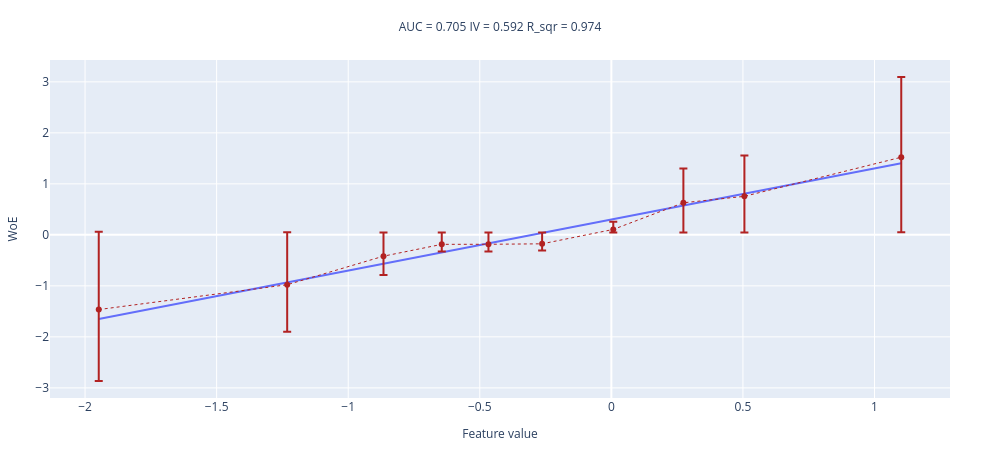

The notebook cell this image was saved under:
### Code cell
train_score = model.decision_function(X_train_scaled)
woe_line(values=train_score, target=y_train.values, n_buckets=10)

### Figure 1 — Plotly figure (JSON) as saved in the notebook; plotly's stock layout.template omitted (floating-point values rounded to 4 significant figures)
{"data": [{"mode": "lines", "name": "interpolation_line", "showlegend": false, "type": "scatter", "x": [-1.948, -1.232, -0.8659, -0.6445, -0.467, -0.2631, 0.007296, 0.2737, 0.5056, 1.102], "y": [-1.649, -0.932, -0.5657, -0.344, -0.1664, 0.03769, 0.3083, 0.575, 0.8071, 1.404]}, {"error_y": {"array": [-1.403, -0.9243, -0.371, -0.1405, -0.1394, -0.1305, 0.1507, 0.6736, 0.8004, 1.575], "arrayminus": [-1.527, -1.03, -0.4643, -0.2307, -0.2297, -0.2206, 0.06261, 0.5848, 0.7105, 1.47], "symmetric": false, "type": "data"}, "line": {"color": "firebrick", "dash": "dot", "width": 1}, "name": "WoE", "showlegend": false, "type": "scatter", "x": [-1.948, -1.232, -0.8659, -0.6445, -0.467, -0.2631, 0.007296, 0.2737, 0.5056, 1.102], "y": [-1.465, -0.9773, -0.4176, -0.1856, -0.1846, -0.1756, 0.1066, 0.6292, 0.7554, 1.523]}], "layout": {"height": 450, "margin": {"b": 50, "l": 50, "r": 50, "t": 60}, "title": {"font": {"size": 12}, "text": "AUC = 0.705 IV = 0.592 R_sqr = 0.974 ", "x": 0.5, "xanchor": "center", "y": 0.95, "yanchor": "top"}, "width": 1000, "xaxis": {"title": {"font": {"size": 12}, "text": "Feature value"}}, "yaxis": {"title": {"font": {"size": 12}, "text": "WoE"}}}}
